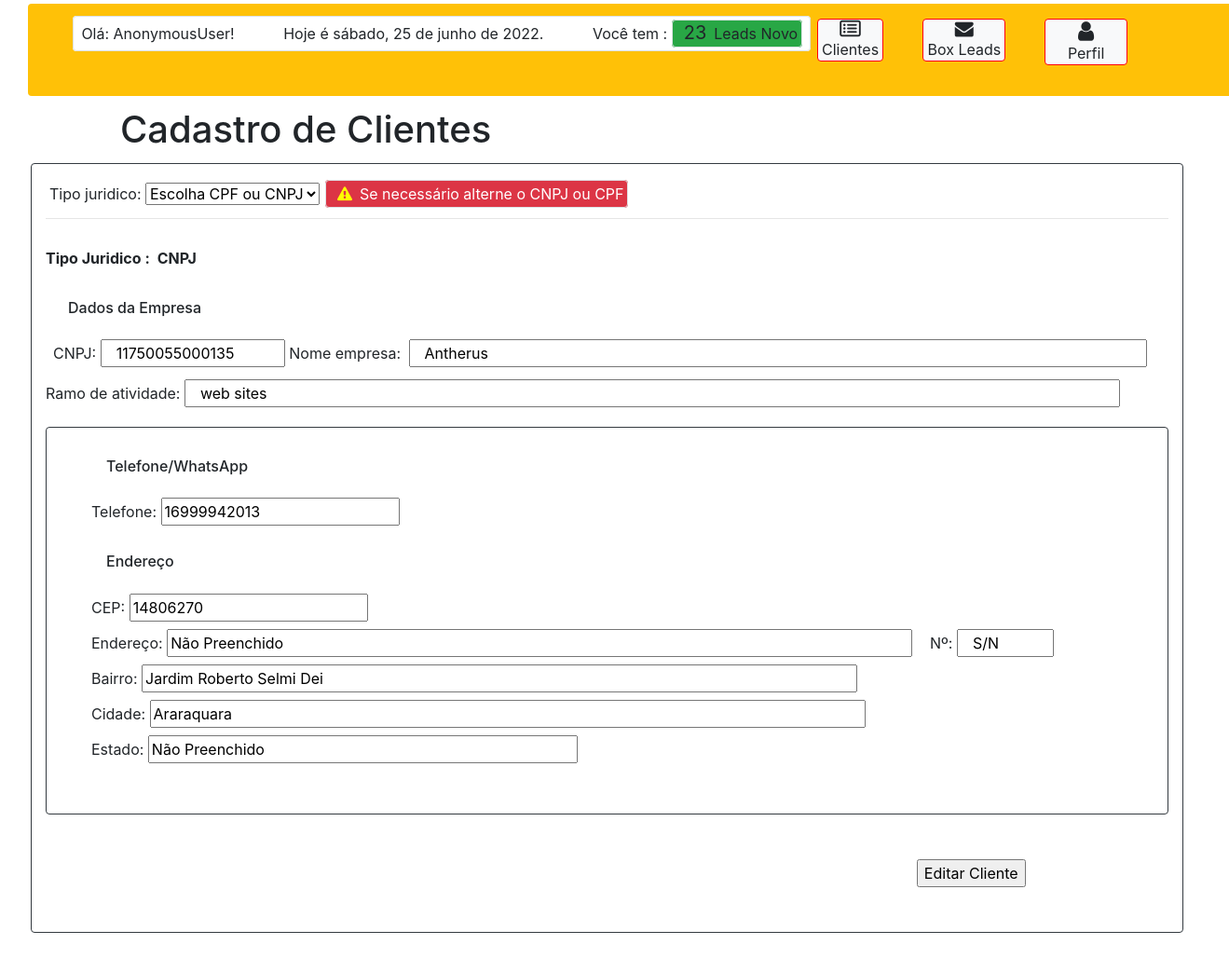
/editar-cliente/3/, run on the app's committed database.
### landingpage/models.py (models this page shows, shortened)
class CadastroClientes(models.Model):
    TIPO = (
        ('CNPJ', 'CNPJ'),
        ('CPF', 'CPF')
    )
    STATUS_CLIENTE = (
        ('ATIVADO', 'ATIVADO'),
        ('DESATIVADO', 'DESATIVADO')
    )
    tipo_juridico = models.CharField(choices=TIPO, blank=False, null=False, max_length=4)
    cnpj = models.CharField(blank=True, null=True, max_length=14)
    nome_empresa = models.CharField(blank=True, null=True, max_length=50)
    cpf = models.CharField(blank=True, null=True, max_length=11)
    nome_usuario = models.CharField(blank=True, null=True, max_length=50)
    ramo_atividade = models.CharField(blank=True, null=True, max_length=50)
    telefone = models.CharField(blank=True, null=True, max_length=13)
    cep = models.CharField(blank=True, null=True, max_length=8)
    endereco = models.CharField(blank=True, null=True, max_length=150)
    num_endereco = models.CharField(blank=True, null=True, max_length=5)
    bairro = models.CharField(blank=True, null=True, max_length=50)
    cidade = models.CharField(blank=True, null=True, max_length=50)
    estado = models.CharField(blank=True, null=True, max_length=50)
    status_cliente = models.CharField(choices=STATUS_CLIENTE, max_length=10)
    produto = models.ForeignKey(Produto, on_delete=models.CASCADE, blank=True, null=True)
    data_contratacao = models.DateField(blank=True, null=True)
    data_vencimento = models.DateField(blank=True, null=True)

### landingpage/views.py (the view, shortened to what this page needs)
# urls.py: path('editar-cliente/<int:pk>/', views.editar_cliente, name='editar-cliente'),
def editar_cliente(request, pk):
    count_novo = Formulario.objects.filter(status="LEADS NOVO").count()
    post = get_object_or_404(CadastroClientes, pk=pk)
    form_clientes = CadastroClientesForm(instance=post)
    form_clientes = CadastroClientesForm(instance=post)
    return render(request, 'lp/editar-cliente.html', {'form_clientes': form_clientes,
                                                      'post': post,
                                                      'count_novo': count_novo})

### landingpage/forms.py
class CadastroClientesForm(forms.ModelForm):
    class Meta:
        model = CadastroClientes
        fields = (
                  'tipo_juridico',
                  'cnpj',
                  'nome_empresa',
                  'cpf',
                  'nome_usuario',
                  'ramo_atividade',
                  'telefone',
                  'cep',
                  'endereco',
                  'num_endereco',
                  'bairro',
                  'cidade',
                  'estado',
                  'status_cliente',
                  )

### landingpage/templates/lp/editar-cliente.html (shortened to what this page needs)
<head>
	<link rel="stylesheet" href="https://maxcdn.bootstrapcdn.com/bootstrap/4.0.0/css/bootstrap.min.css">
    <link rel="stylesheet" href="fontawesome/css/all.css">
    <link href="https://cdnjs.cloudflare.com/ajax/libs/font-awesome/4.7.0/css/font-awesome.css" rel="stylesheet" />
</head>
<header class="m-0 p-0  " style="" id="dashboard" >
          <div class="row pl-5  bg-warning m-1 bordered rounded" style="position: relative;
          top:0x; left:2%; height:99px; ">
            <div class="mt-3" >
                <span class=" bg-white p-2 border rounded" >
                    <span>Olá:</span>
                    <span class="mr-5">{{request.user|capfirst}}!</span>
                    <span class="ml-5">Você tem :</span>
                        <span class="bg-success p-1 border rounded" ><span class="mx-2" style="font-size:20px;">{{ count_novo|default:'0' }}</span>Leads Novo</span>
                </span>
                     <a href="/area-adm/" class=" btn btn-light py-0 px-4 " style="border:1px solid red;position:absolute; right:10%">
                         <i class="fa fa-user " aria-hidden="true" style="font-size:24px;"></i>
                         <p class="p-0 m-0">Perfil</p>
                     </a>
                     <a href="/dashboard/caixa-leads/" class=" btn btn-light py-0 px-1 " style="border:1px solid red;position:absolute; right:20%">
                         <i class="fa fa-envelope " aria-hidden="true" style="font-size:20px;"></i>
                         <p class="p-0 m-0">Box Leads</p>
                     </a>
                    <a href="/lista-clientes/" class=" btn btn-light py-0 px-1 " style="border:1px solid red;position:absolute; right:30%">
                         <i class="fa fa-list-alt " aria-hidden="true" style="font-size:20px;"></i>
                         <p class="p-0 m-0">Clientes</p>
                     </a>
            </div>
        </div>
		</header>
     <main class="  py-1 mt-0 pt-0 row" id="conteudo-dashboard"   >
    <div class="px-5 ml-5"><h1 class=" ml-5 mt-1 d-flex justify-content-center ml-5">Cadastro de Clientes</h1></div>
      <form method="POST" class=" border rounded border-dark pt-3  mb-5 mt-1 ml-5 col-11" id="form-perfil"  enctype="multipart/form-data" action =""  >
                <div class="p-1">
                       <label for="id_tipo_juridico">Tipo juridico:</label>
    					<select name="tipo_juridico" required id="id_tipo_juridico" onchange="formEscolha()" >
                            {% if post.escolha == "CNPJ" %}
                                <option value="{{post.tipo_juridico}}" selected>{{post.tipo_juridico}}</option>
                            {% else %}
                                <option  value="{{post.tipo_juridico}}" selected>Escolha CPF ou CNPJ</option>
                            {%endif%}
					    </select>
                </div>
                <span id="alert-tipo-juridico" class="bg-danger border rounded p-1 text-white bold mb-0 pb-0" style="position:relative;left:300px;top:-40px;"><i class="fa fa-exclamation-triangle p-2 " style="color:yellow;" aria-hidden="true"></i>Se necessário alterne o  CNPJ ou CPF</span>
                <hr class="m-0 p-0" style="position:relative;top:-30px;">
                <div class="font-weight-bold">Tipo Juridico :<span class="ml-2">{{post.tipo_juridico}}</span></div>
                {% if post.tipo_juridico == "CNPJ" %}
                <div id="campos-cnpj" class="p-2">
                    <h6 class="my-2 p-3">Dados da Empresa</h6>
                     <span id="cnpj-info">
                          <label for="id_cnpj">CNPJ:</label>
                          <input type="text" name="cnpj" maxlength="14" id="id_cnpj" class="col-2" value="{{post.cnpj|default:'Não Preenchido'}}">
                     </span>
                      <span id="nome-empresa-info" >
                            <label for="id_nome_empresa" >Nome empresa:</label>
                            <input type="text" name="nome_empresa" maxlength="50" id="id_nome_empresa" class="col-8 ml-1" value="{{post.nome_empresa|default:'Não Preenchido'}}">
                      </span>
                </div>
                {% endif %}
                  <div id="form-clientes-part-2" style="position:relative;top:0px;">
                                <div id="ramo-atividade-info" class="mb-3">
                                    <label for="id_ramo_atividade">Ramo de  atividade:</label>
                                    <input type="text" name="ramo_atividade" maxlength="50" id="id_ramo_atividade" class="col-10" value="{{post.ramo_atividade|default:'Não Preenchido'}}">
                                </div>
                        <div CLASS="border rounded border-dark px-5 py-2">
                                  <h6 class="my-2 p-3">Telefone/WhatsApp</h6>
                                  <div>
                                      <label for="id_telefone">Telefone:</label>
                                      <input type="text" name="telefone" maxlength="13" id="id_telefone" value="{{post.telefone|default:'Não Preenchido'}}">
                                </div>
                                <h6 class="my-2 p-3">Endereço</h6>
                              <div  id="cep-info">
                                  <label>CEP:
                                  <input name="cep" type="text" id="cep" value="{{post.cep|default:'Não Preenchido'}}"  maxlength="9" /></label><br />
                              </div>
                              <span id="rua-info">
                                <label>Endereço:
                                <input name="rua" type="text" id="rua" style="width:800px;" value="{{post.endereco|default:'Não Preenchido'}}" /></label><br />
                              </span>
                               <span id="num-endereco-info" style="position:relative;left:900px;top:-38px;">
                                <label>Nº:
                                <input name="num-endereco" type="text" id="num-endereco" value="{{post.num_endereco|default:'S/N'}}"  class="col-4" />
                                </label><br />
                              </span>
                               <div id="bairro-info" style="position:relative;top:-38px;">
                                    <label>Bairro:
                                    <input name="bairro" type="text" id="bairro" size="70" value="{{post.bairro|default:'Não Preenchido'}}" /></label><br />
                               </div>
                               <div id="cidade-info"  style="position:relative;top:-38px;">
                                    <label>Cidade:
                                    <input name="cidade" type="text" id="cidade" size="70" value="{{post.cidade|default:'Não Preenchido'}}" /></label><br />
                              </div>
                               <div id="uf-info"  style="position:relative;top:-38px;">
                                    <label>Estado:
                                    <input name="uf" type="text" id="uf" size="40" value="{{post.estado|default:'Não Preenchido'}}" /></label><br />
                               </div>
                        </div>
                      <div class="m-5">
                          <input  type="submit" id="salvar-form-cliente" name="form-cliente" value="Editar Cliente" style="position:relative;left:80%;">
                      </div>
      </form>
    </main>

### data on the page
CadastroClientes: tipo_juridico "CNPJ", cnpj "11750055000135", nome_empresa "Antherus", ramo_atividade "web sites", telefone "16999942013", cep "14806270", rua "Não Preenchido", num-endereco "S/N", bairro "Jardim Roberto Selmi Dei", cidade "Araraquara", uf "Não Preenchido"

### other printed values
{{ request.user|capfirst }} "AnonymousUser"
{{ count_novo|default:'0' }} "23"
